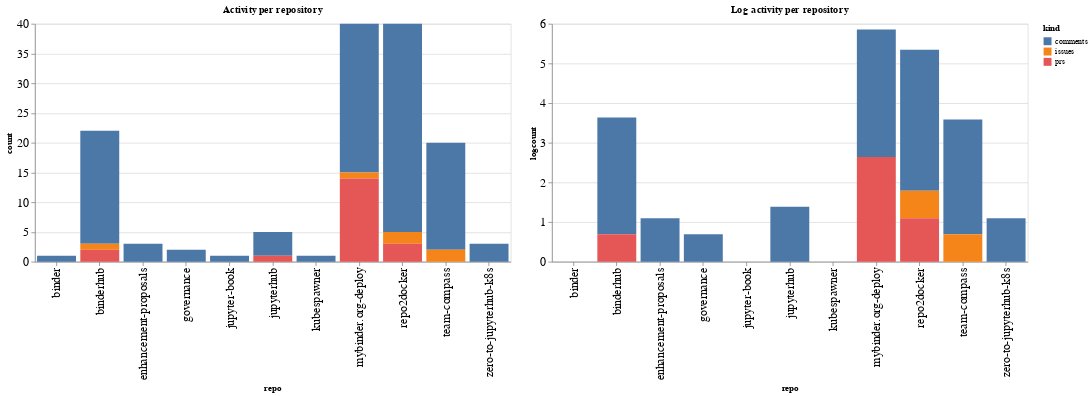

Source (notebook cell):
### Code cell
ch1 = alt.Chart(repo_summaries, width=600, title="Activity per repository").mark_bar().encode(
    x='repo',
    y='count',
    color='kind',
    tooltip="kind"
)

ch2 = alt.Chart(repo_summaries, width=600, title="Log activity per repository").mark_bar().encode(
    x='repo',
    y='logcount',
    color='kind',
    tooltip="kind"
)

ch1 | ch2

### Figure 1 — Vega-Lite specification as saved in the notebook (floating-point values rounded to 4 significant figures)
{"config": {"axisLeft": {"labelFontSize": 15}, "axisBottom": {"labelFontSize": 15}}, "hconcat": [{"mark": "bar", "encoding": {"color": {"type": "nominal", "field": "kind"}, "tooltip": {"type": "nominal", "field": "kind"}, "x": {"type": "nominal", "field": "repo"}, "y": {"type": "quantitative", "field": "count"}}, "title": "Activity per repository", "width": 600}, {"mark": "bar", "encoding": {"color": {"type": "nominal", "field": "kind"}, "tooltip": {"type": "nominal", "field": "kind"}, "x": {"type": "nominal", "field": "repo"}, "y": {"type": "quantitative", "field": "logcount"}}, "title": "Log activity per repository", "width": 600}], "data": {"name": "data-602ac551288a3f473d1d7b942fb2d5a5"}, "$schema": "https://vega.github.io/schema/vega-lite/v4.8.1.json", "datasets": {"data-602ac551288a3f473d1d7b942fb2d5a5": [{"repo": "binder", "kind": "comments", "count": 1, "logcount": 0.0}, {"repo": "binderhub", "kind": "comments", "count": 19, "logcount": 2.944}, {"repo": "binderhub", "kind": "issues", "count": 1, "logcount": 0.0}, {"repo": "binderhub", "kind": "prs", "count": 2, "logcount": 0.6931}, {"repo": "enhancement-proposals", "kind": "comments", "count": 3, "logcount": 1.099}, {"repo": "governance", "kind": "comments", "count": 2, "logcount": 0.6931}, {"repo": "jupyter-book", "kind": "comments", "count": 1, "logcount": 0.0}, {"repo": "jupyterhub", "kind": "comments", "count": 4, "logcount": 1.386}, {"repo": "jupyterhub", "kind": "prs", "count": 1, "logcount": 0.0}, {"repo": "kubespawner", "kind": "comments", "count": 1, "logcount": 0.0}, {"repo": "mybinder.org-deploy", "kind": "comments", "count": 25, "logcount": 3.219}, {"repo": "mybinder.org-deploy", "kind": "issues", "count": 1, "logcount": 0.0}, {"repo": "mybinder.org-deploy", "kind": "prs", "count": 14, "logcount": 2.639}, {"repo": "repo2docker", "kind": "comments", "count": 35, "logcount": 3.555}, {"repo": "repo2docker", "kind": "issues", "count": 2, "logcount": 0.6931}, {"repo": "repo2docker", "kind": "prs", "count": 3, "logcount": 1.099}, {"repo": "team-compass", "kind": "comments", "count": 18, "logcount": 2.89}, {"repo": "team-compass", "kind": "issues", "count": 2, "logcount": 0.6931}, {"repo": "zero-to-jupyterhub-k8s", "kind": "comments", "count": 3, "logcount": 1.099}]}}
